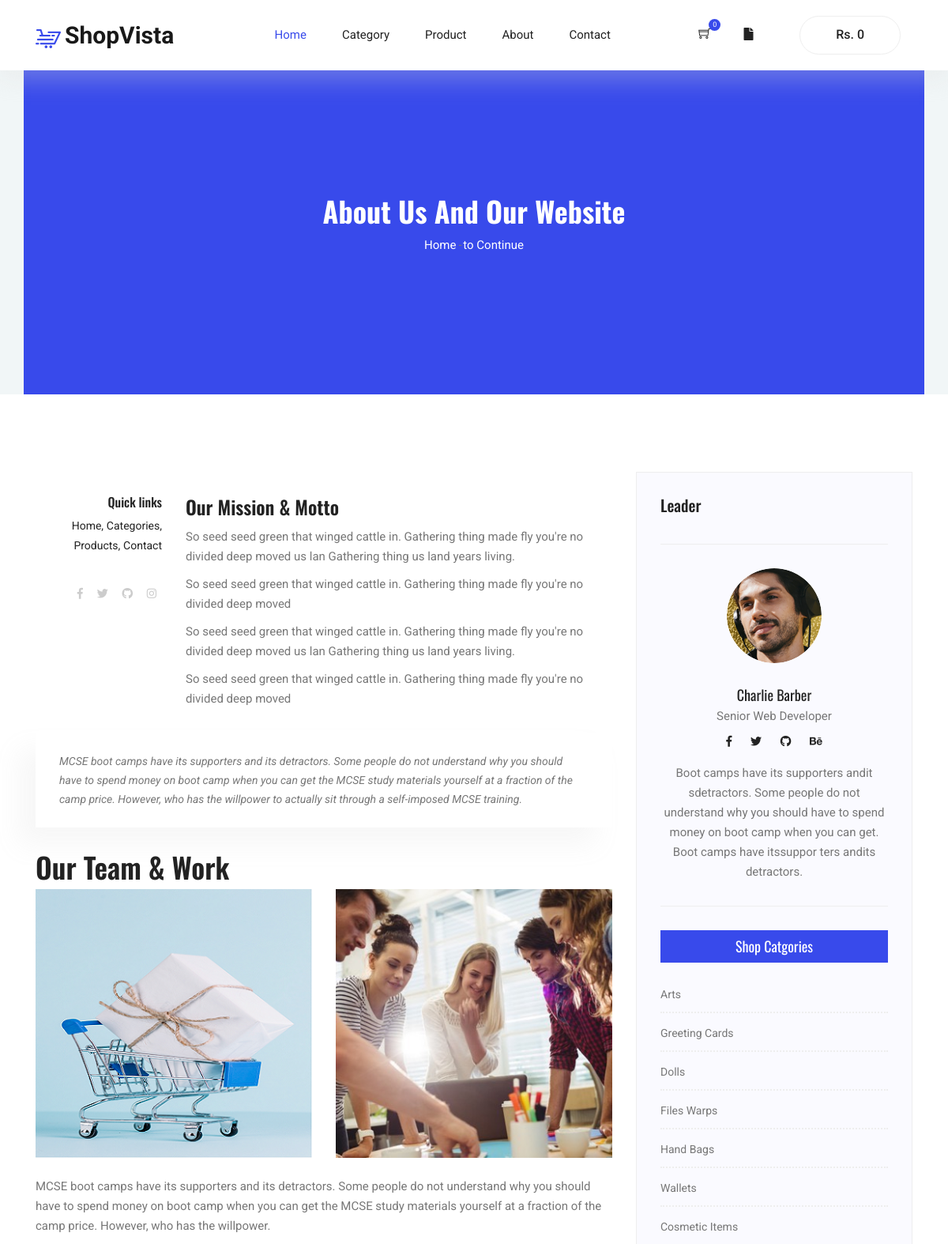
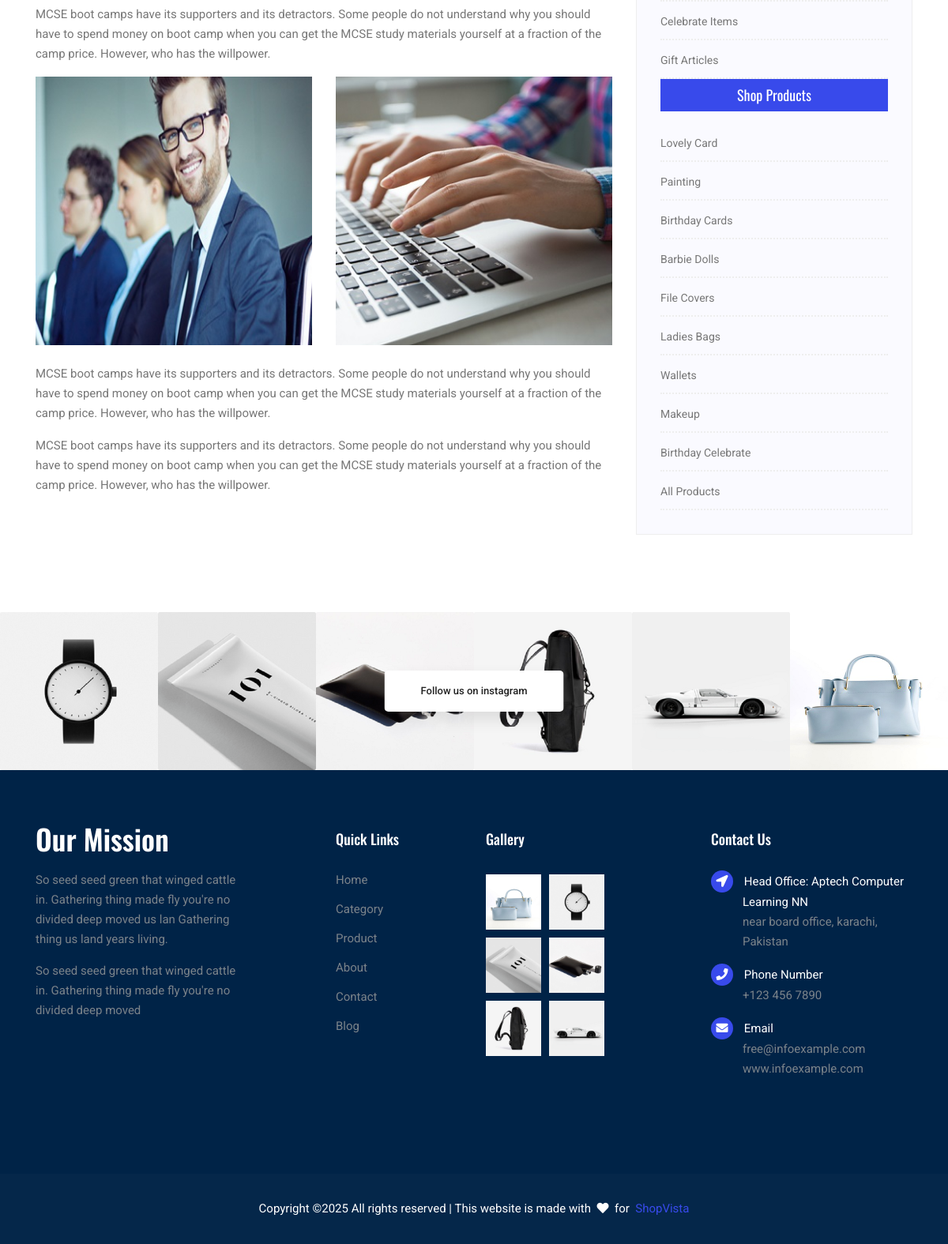
Page /about.php on the committed database (2 pictures, top to bottom).
### tables this page shows
CREATE TABLE `categorytable` (
  `cat_id` int(11) NOT NULL,
  `cat_name` varchar(50) NOT NULL,
  `cat_image` varchar(50) NOT NULL
);

CREATE TABLE `producttable` (
  `pro_id` int(11) NOT NULL,
  `pro_code` varchar(50) NOT NULL,
  `pro_name` varchar(50) NOT NULL,
  `pro_des` varchar(500) NOT NULL,
  `pro_price` int(50) NOT NULL,
  `pro_image` varchar(50) NOT NULL,
  `pro_qty` int(100) NOT NULL,
  `cat_id_fk` int(11) NOT NULL
);

### about.php (the view, shortened to what this page needs)
<?php
include("header.php");
?>
<section class="blog-banner-area "  id="blog">
		<div style="background-color: #384aeb" class="container h-100">
			<div class="blog-banner">
				<div class="text-center">
					<h1 style="color: white">About us And Our Website</h1>
					<nav aria-label="breadcrumb" class="banner-breadcrumb">
            <ol class="breadcrumb">
              <li class="breadcrumb-item"><a style="color: white" href="index.php">Home</a></li>
              <li class="breadcrumb-item " aria-current="page" style="color: white">to Continue</li>
            </ol>
          </nav>
				</div>
			</div>
    </div>
	</section>
	<section class="blog_area single-post-area py-80px section-margin--small">
			<div class="container">
					<div class="row">
							<div class="col-lg-8 posts-list">
									<div class="single-post row">
											<div class="col-lg-3  col-md-3 ">
													<div class="blog_info text-right">
														<h6>Quick links</h6>
															<div class="post_tag">
																	<a href="index.php">Home,</a>
																	<a href="category.php">Categories,</a>
																	<a href="product.php">Products,</a>
																	<a href="contact.php">Contact</a>
															</div>
															<ul class="social-links">
																	<li>
																			<a  target="_blank"  href="https://www.facebook.com/">
																					<i class="fab fa-facebook-f"></i>
																			</a>
																	</li>
																	<li>
																			<a  target="_blank"  href="https://www.twitter.com/">
																				<i class="fab fa-twitter"></i>
																			</a>
																	</li>
																	<li>
																			<a  target="_blank"  href="https://www.github.com/">
																				<i class="fab fa-github"></i>
																			</a>
																	</li>
																	<li>
																			<a target="_blank" href="https://www.instagram.com/">
																				<i class="fab fa-instagram"></i>
																			</a>
																	</li>
															</ul>
													</div>
											</div>
											<div class="col-lg-9 col-md-9 blog_details">
													<h2>Our Mission &  Motto</h2>
													<p class="excert">
								So seed seed green that winged cattle in. Gathering thing made fly you're no
								divided deep moved us lan Gathering thing us land years living.
							</p>
							<p>
								So seed seed green that winged cattle in. Gathering thing made fly you're no divided deep moved
							</p><p class="excert">
								So seed seed green that winged cattle in. Gathering thing made fly you're no
								divided deep moved us lan Gathering thing us land years living.
							</p>
							<p>
								So seed seed green that winged cattle in. Gathering thing made fly you're no divided deep moved
							</p>
											</div>
											<div class="col-lg-12">
													<div class="quotes">
															MCSE boot camps have its supporters and its detractors. Some people do not understand why you should have to spend money
															on boot camp when you can get the MCSE study materials yourself at a fraction of the camp
															price. However, who has the willpower to actually sit through a self-imposed MCSE training.
													</div>
												<div>
														<h2>Our Team & Work</h2>
														</div>
													<div class="row">
															<div class="col-6">
																	<img width="360px" height="350px" class="img-fluid" src="admin/img/aboutbanner.png" alt="">
															</div>
															<div class="col-6">
																	<img class="img-fluid" src="img/blog/post-img2.jpg" alt="">
															</div>
															<div class="col-lg-12 mt-4">
																	<p>
																			MCSE boot camps have its supporters and its detractors. Some people do not understand why you should have to spend money
																			on boot camp when you can get the MCSE study materials yourself at a fraction of
																			the camp price. However, who has the willpower.
																	</p>
																	<p>
																			MCSE boot camps have its supporters and its detractors. Some people do not understand why you should have to spend money
																			on boot camp when you can get the MCSE study materials yourself at a fraction of
																			the camp price. However, who has the willpower.
																	</p>
															</div>
													</div>
											</div>
											<div class="col-lg-12">
												<div class="row">
															<div class="col-6">
																	<img width="360px" height="350px" class="img-fluid" src="img/blog/cat-post/cat-post-4.jpg" alt="">
															</div>
															<div class="col-6">
																	<img class="img-fluid" src="img/login2.jpg" alt="">
															</div>
															<div class="col-lg-12 mt-4">
																	<p>
																			MCSE boot camps have its supporters and its detractors. Some people do not understand why you should have to spend money
																			on boot camp when you can get the MCSE study materials yourself at a fraction of
																			the camp price. However, who has the willpower.
																	</p>
																	<p>
																			MCSE boot camps have its supporters and its detractors. Some people do not understand why you should have to spend money
																			on boot camp when you can get the MCSE study materials yourself at a fraction of
																			the camp price. However, who has the willpower.
																	</p>
															</div>
													</div>
											</div>
									</div>
							</div>
							<div class="col-lg-4">
									<div class="blog_right_sidebar">
											<aside class="single_sidebar_widget search_widget">
													<div class="input-group">
															<h5>Leader</h5>
													</div>
													<div class="br"></div>
											</aside>
											<aside class="single_sidebar_widget author_widget">
													<img class="author_img rounded-circle" src="img/blog/author.png" alt="">
													<h4>Charlie Barber</h4>
													<p>Senior Web Developer</p>
													<div class="social_icon">
                              <a href="#">
                                  <i class="fab fa-facebook-f"></i>
                              </a>
                              <a href="#">
                                  <i class="fab fa-twitter"></i>
                              </a>
                              <a href="#">
                                  <i class="fab fa-github"></i>
                              </a>
                              <a href="#">
                                <i class="fab fa-behance"></i>
                              </a>
                          </div>
													<p>Boot camps have its supporters andit sdetractors. Some people do not understand why you should
															have to spend money on boot camp when you can get. Boot camps have itssuppor ters andits
															detractors.
													</p>
													<div class="br"></div>
											</aside>
										<aside class="single_sidebar_widget post_category_widget">
													<h4 class="widget_title">Shop Catgories</h4>
													<ul class="list cat-list">
														<?php
														$exe = mysqli_query($connect,"select * from categorytable");
														while($row = mysqli_fetch_array($exe))
														{
														?>
															<li>
																	<a href="shop_category.php?c_id=<?php echo $row["cat_id"]?>" class="d-flex justify-content-between">
																			<p><?php echo $row["cat_name"]?></p>
																	</a>
															</li>
														<?php
															}
														?>
													</ul>
											</aside>
										<aside class="single_sidebar_widget post_category_widget">
													<h4 class="widget_title">Shop Products</h4>
													<ul class="list cat-list">
														<?php
														$exe = mysqli_query($connect,"select * from producttable Limit 9");
														while($row = mysqli_fetch_array($exe))
														{
														?>
															<li>
																	<a href="single-product.php?c_id=<?php echo $row["pro_id"]?>" class="d-flex justify-content-between">
																			<p><?php echo $row["pro_name"]?></p>
																	</a>
															</li>
														<?php
															}
														?>
														<li>
																	<a href="product.php" class="d-flex justify-content-between">
																			<p>All Products</p>
																	</a>
															</li>
													</ul>
											</aside>
									</div>
							</div>
					</div>
			</div>
	</section>
  <section class="instagram_area">
    <div class="container box_1620">
      <div class="insta_btn">
        <a class="btn theme_btn" href="https://www.instagram.com/">Follow us on instagram</a>
      </div>
      <div class="instagram_image row m0">
        <a href="product.php"><img src="admin/img/product1.png" alt=""></a>
        <a href="product.php"><img src="admin/img/product2.png" alt=""></a>
        <a href="product.php"><img src="admin/img/product4.png" alt=""></a>
        <a href="product.php"><img src="admin/img/product5.png" alt=""></a>
        <a href="product.php"><img src="admin/img/product6.png" alt=""></a>
        <a href="product.php"><img src="admin/img/2bags.jpg" alt=""></a>
      </div>
    </div>
  </section>
<?php
include("footer.php");
?>

### header.php (shortened to what this page needs)
<?php
$cartcount = 0;
$gt = 0;
?>
<!DOCTYPE html>
<html lang="en">
<head>
<link rel="stylesheet" href="vendors/bootstrap/bootstrap.min.css">
<link rel="stylesheet" href="vendors/fontawesome/css/all.min.css">
<link rel="stylesheet" href="vendors/themify-icons/themify-icons.css">
<link rel="stylesheet" href="vendors/nice-select/nice-select.css">
<link rel="stylesheet" href="vendors/owl-carousel/owl.theme.default.min.css">
<link rel="stylesheet" href="vendors/owl-carousel/owl.carousel.min.css">
<link rel="stylesheet" href="css/style.css">
</head>
<body>
<header class="header_area">
  <div class="main_menu">
    <nav class="navbar navbar-expand-lg navbar-light">
      <div class="container"> <a class="navbar-brand logo_h" href="index.php"><img src="img/Fevicon.png" alt=""> <b style=" font-size:30px">ShopVista</b></a>
        <div class="collapse navbar-collapse offset" id="navbarSupportedContent">
          <ul class="nav navbar-nav menu_nav ml-auto mr-auto">
            <li class="nav-item active"><a class="nav-link" href="index.php">Home</a></li>
            <li class="nav-item submenu dropdown"> <a href="#" class="nav-link dropdown-toggle" data-toggle="dropdown" role="button" aria-haspopup="true"
                  aria-expanded="false">Category</a>
            </li>
            <li class="nav-item submenu dropdown"> <a href="#" class="nav-link dropdown-toggle" data-toggle="dropdown" role="button" aria-haspopup="true"
                  aria-expanded="false">Product</a>
            </li>
            <li class="nav-item"><a class="nav-link" href="about.php">About</a></li>
            <li class="nav-item"><a class="nav-link" href="contact.php">Contact</a></li>
          </ul>
          <ul class="nav-shop">
            <li class="nav-item">
              <button>
              <a href="cart.php"><i class="ti-shopping-cart"></i><span class="nav-shop__circle"><?php echo @$cartcount; ?></span></a>
              </button>
            </li>
            <li>&nbsp;</li>
            <li class="nav-item">
              <button><a  href="login.php"><i class="fa fa-file"></i></a></button>
            </li>
            <li class="nav-item"><a class="button button-header" href="cart.php"><span class="cart-amunt">Rs. <?php echo @$gt?></span></a></li>
          </ul>
        </div>
      </div>
    </nav>
  </div>
</header>

### footer.php (shortened to what this page needs)
	<footer class="footer">
		<div class="footer-area">
			<div class="container">
				<div class="row section_gap">
					<div class="col-lg-3 col-md-6 col-sm-6">
						<div class="single-footer-widget tp_widgets">
							<h4 class="footer_title large_title">Our Mission</h4>
							<p>
								So seed seed green that winged cattle in. Gathering thing made fly you're no
								divided deep moved us lan Gathering thing us land years living.
							</p>
							<p>
								So seed seed green that winged cattle in. Gathering thing made fly you're no divided deep moved
							</p>
						</div>
					</div>
					<div class="offset-lg-1 col-lg-2 col-md-6 col-sm-6">
						<div class="single-footer-widget tp_widgets">
							<h4 class="footer_title">Quick Links</h4>
							<ul class="list">
								<li><a href="index.php">Home</a></li>
								<li><a href="category.php">Category</a></li>
								<li><a href="product.php">Product</a></li>
								<li><a href="about.php">About</a></li>
								<li><a href="contact.php">Contact</a></li>
								<li><a href="single-blog.php">Blog</a></li>
							</ul>
						</div>
					</div>
					<div class="col-lg-2 col-md-6 col-sm-6">
						<div class="single-footer-widget instafeed">
							<h4 class="footer_title">Gallery</h4>
							<ul class="list instafeed d-flex flex-wrap">
								<li><img width="70px" height="70px" src="admin/img/2bags.jpg" alt=""></li>
								<li><img width="70px" height="70px" src="admin/img/product1.png" alt=""></li>
								<li><img width="70px" height="70px" src="admin/img/product2.png" alt=""></li>
								<li><img width="70px" height="70px" src="admin/img/product4.png" alt=""></li>
								<li><img width="70px" height="70px" src="admin/img/product5.png" alt=""></li>
								<li><img width="70px" height="70px" src="admin/img/product6.png" alt=""></li>
							</ul>
						</div>
					</div>
					<div class="offset-lg-1 col-lg-3 col-md-6 col-sm-6">
						<div class="single-footer-widget tp_widgets">
							<h4 class="footer_title">Contact Us</h4>
							<div class="ml-40">
								<p class="sm-head">
									<span class="fa fa-location-arrow"></span>
									Head Office: Aptech Computer Learning NN
								</p>
								<p>near  board office, karachi, Pakistan</p>
								<p class="sm-head">
									<span class="fa fa-phone"></span>
									Phone Number
								</p>
								<p>
									+123 456 7890 <br>
								</p>
								<p class="sm-head">
									<span class="fa fa-envelope"></span>
									Email
								</p>
								<p>
									free@infoexample.com <br>
									www.infoexample.com
								</p>
							</div>
						</div>
					</div>
				</div>
			</div>
		</div>
		<div class="footer-bottom">
			<div class="container">
				<div class="row d-flex">
					<p class="col-lg-12 footer-text text-center">
Copyright &copy;<script>document.write(new Date().getFullYear());</script> All rights reserved | This website is made with &nbsp;<i class="fa fa-heart" aria-hidden="true"></i>&nbsp; for &nbsp;<a href="https://colorlib.com" target="_blank">ShopVista</a>
</p>
				</div>
			</div>
		</div>
	</footer>
</body>
</html>

### rows in the picture
categorytable: cat_name "Arts"
categorytable: cat_name "Greeting Cards"
categorytable: cat_name "Dolls"
categorytable: cat_name "Files Warps"
categorytable: cat_name "Hand Bags"
categorytable: cat_name "Wallets"
categorytable: cat_name "Cosmetic Items"
categorytable: cat_name "Celebrate Items"
categorytable: cat_name "Gift Articles"
producttable: pro_name "Lovely Card"
producttable: pro_name "Painting"
producttable: pro_name "Birthday Cards"
producttable: pro_name "Barbie Dolls"
producttable: pro_name "File Covers"
producttable: pro_name "Ladies Bags"
producttable: pro_name "Wallets"
producttable: pro_name "Makeup"
producttable: pro_name "Birthday Celebrate"
